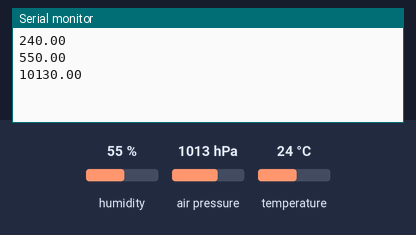
This sketch was run on a simulated Arduino Uno, built with avr-gcc and run on an emulated ATmega328P. On the bench: the last lines printed to the serial monitor. The test bench sets the inputs (shaded band); at power-on: humidity 55 %, air pressure 1013 hPa, temperature 24 °C.

Above: at 3.1 s.
3.2 s: humidity set to 22 %
At 6.2 s:
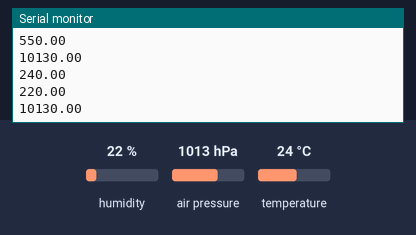
6.3 s: air pressure set to 952 hPa
At 9.0 s:
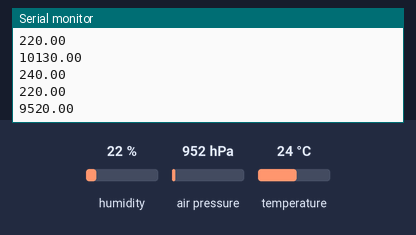
9.4 s: temperature set to 12 °C
At 11.5 s:
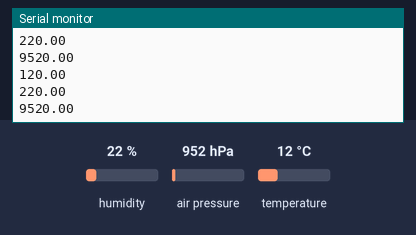
Timing chart, 0 to 13.0 s (numbered marks = the images above; inputs shaded):
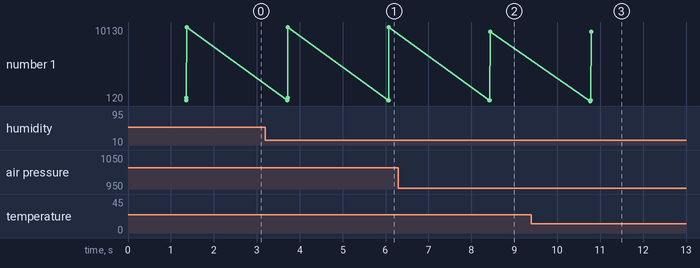

The sketch:

tx.ino
```cpp
//vysilac
#include <Wire.h>
#include <SPI.h>
#include <Adafruit_BME280.h>
#include <Adafruit_Sensor.h>
#include <RCSwitch.h>
#include <ArduinoJson.h>

RCSwitch vysilac = RCSwitch();

#define BME280_ADRESA (0x76)
Adafruit_BME280 bme;

void setup() {
bme.begin(BME280_ADRESA);
vysilac.enableTransmit(10);
vysilac.setProtocol(2);
Serial.begin(9600);
}

void loop() {


  float temperature = bme.readTemperature() * 10 ;
  float hummidity = bme.readHumidity() * 10;
  float pressure = bme.readPressure() / 10;
  vysilac.send(temperature, 24);
  vysilac.send(hummidity, 32);
  vysilac.send(pressure, 16);
  Serial.println(temperature);
  Serial.println(hummidity);
  Serial.println(pressure);


  delay(1000);


}
```

Measured:
- after the input at 3.2 s, the serial monitor: prints a new line after 2.9 s (image 1)
- after the input at 6.3 s, the serial monitor: prints a new line after 2.1 s (image 2)
- after the input at 9.4 s, the serial monitor: prints a new line after 1.4 s (image 3)
- plotted number 1: 10130 → 9520 after the input at 6.3 s
